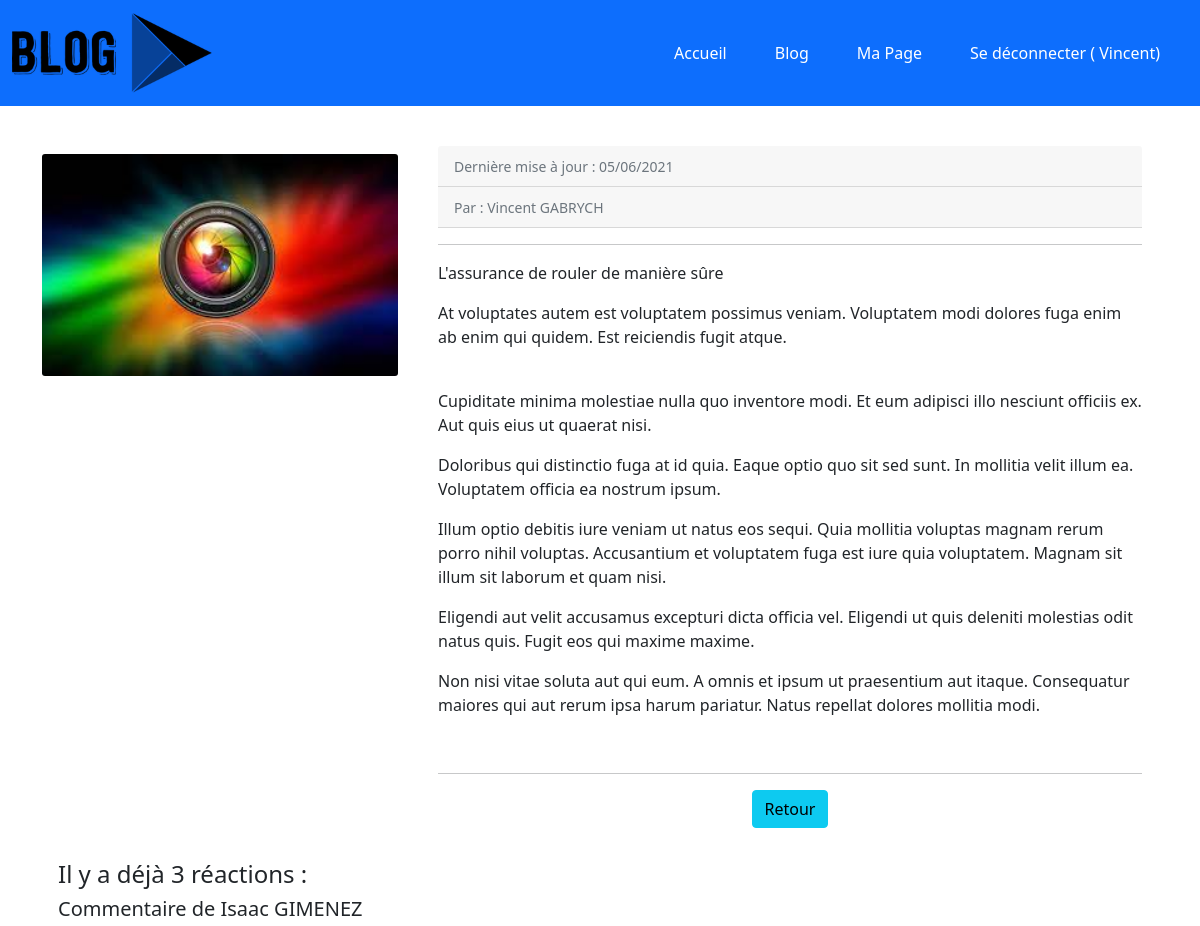
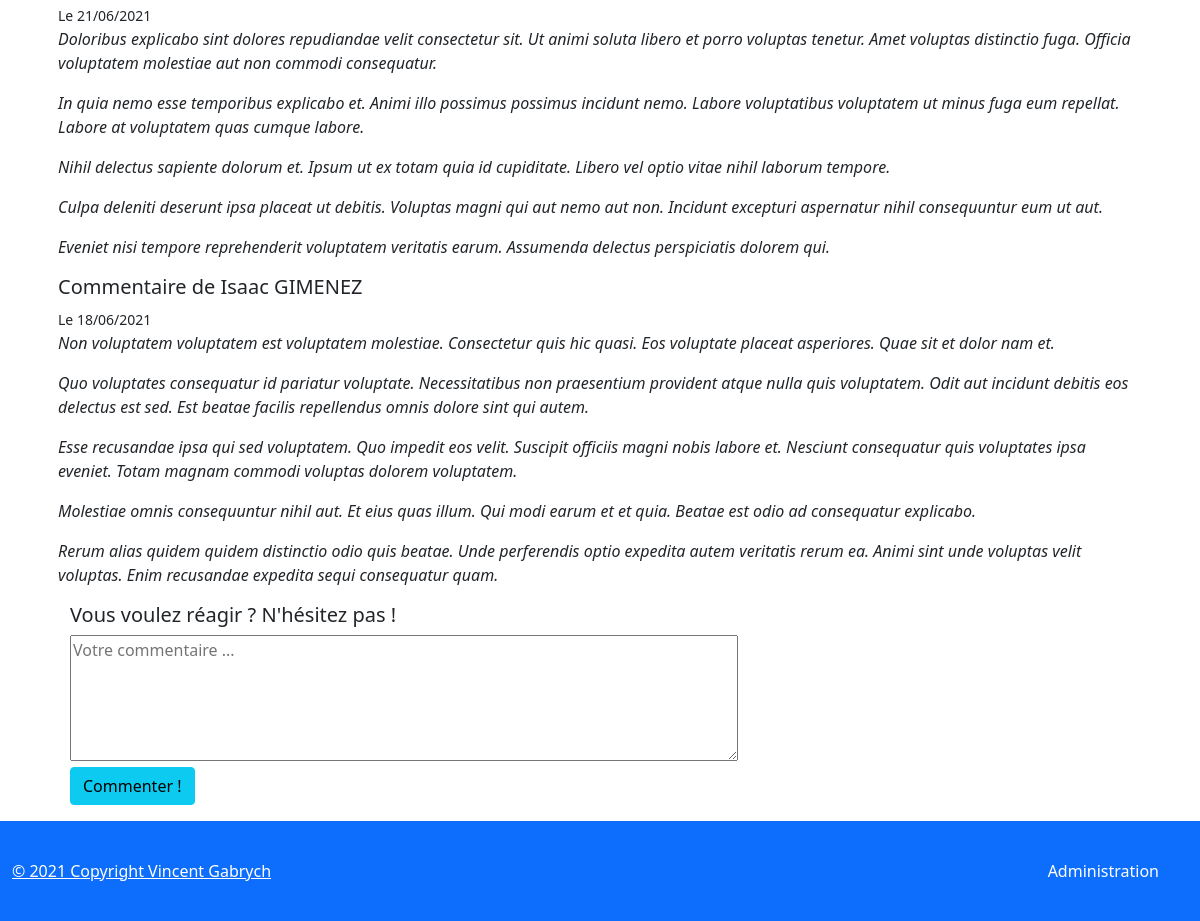
Page /index.php?controller=ArticleController&task=showOneArticle&id=2 (signed in) on the committed database (2 pictures, top to bottom).
### tables this page shows
CREATE TABLE IF NOT EXISTS `articles` (
  `id` int(11) NOT NULL AUTO_INCREMENT,
  `title` varchar(255) DEFAULT NULL,
  `chapo` varchar(255) DEFAULT NULL,
  `content` longtext,
  `user_id` int(11) NOT NULL,
  `created_at` datetime DEFAULT NULL,
  `posted` tinyint(1) DEFAULT NULL,
  PRIMARY KEY (`id`),
  KEY `fk_posts_Users_idx` (`user_id`)
);

CREATE TABLE IF NOT EXISTS `comments` (
  `id` int(11) NOT NULL AUTO_INCREMENT,
  `author_id` int(11) NOT NULL,
  `article_id` int(11) NOT NULL,
  `content` longtext,
  `created_at` datetime DEFAULT NULL,
  `publied` tinyint(1) DEFAULT NULL,
  PRIMARY KEY (`id`),
  KEY `fk_comments_Users1_idx` (`author_id`),
  KEY `fk_comments_posts1_idx` (`article_id`)
);

### libraries/Renderer.php (called while the page is built, shortened)
<?php
class Renderer
{
public static function render(string $path, array $variables = []): void
    {
        extract($variables);
        require('templates/' . $path . '.html.php');
        require('templates/home/layout.html.php');
    }
}

### libraries/controllers/ArticleController.php (called while the page is built, shortened)
<?php
require_once('libraries/services/BlogService.php');
require_once('libraries/renderer.php');
class ArticleController
{
    public function showOneArticle()
    {
        $id = filter_input(INPUT_GET, 'id', FILTER_VALIDATE_INT);
        $article = (new BlogService())->getOneArticleWithComments($id);
        $avm = new ArticleViewModel();
        $avm->article = $article;
        \Renderer::render('articles/show', compact('avm'));
    }
}

### libraries/Application.php (called while the page is built, shortened)
<?php
class Application
{
     public static function process()
    {
            $taskName = self::getTaskName();
            $controller = new $controllerName();
            $controller->$taskName();
    }
    private static function getTaskName(): string
    {
        $taskName = filter_input(INPUT_GET, "task", FILTER_SANITIZE_SPECIAL_CHARS);
        return $taskName;
    }
}

### index.php (called while the page is built, shortened)
<?php
require_once('libraries/Application.php');
Application::process();

### DataBase/Database.php (called while the page is built)
<?php
class Database
{
    public static function getPdo(int $errorMode =  PDO::ERRMODE_EXCEPTION, int $fetchMode = PDO::FETCH_ASSOC): PDO
    {
        return new PDO('mysql:host=localhost;dbname=projet5;charset=utf8', 'root', 'root', [
            PDO::ATTR_ERRMODE => $errorMode,
            PDO::ATTR_DEFAULT_FETCH_MODE => $fetchMode
        ]);
    }
}

### libraries/services/BlogService.php (called while the page is built, shortened)
<?php
require_once('libraries/Repositories/ArticleRepository.php');
require_once('libraries/Repositories/CommentRepository.php');
require_once('libraries/Models/model/Article.Model.php');
require_once('libraries/Models/model/CommentWithNameModel.php');
require_once('libraries/Models/model/User.Model.php');
class BlogService
{
    public function getOneArticleWithComments(int $id) : ?ArticleModel
    {
        $articleRepo = new ArticleRepository();
        $commentRepo = new CommentRepository();
        $userRepo = new UserRepository();
        $articleEntity = $articleRepo->getOneArticle($id);
        $commentsEntities = $commentRepo->getCommentsByArticleId($id);
        $userArticleEntity = $userRepo->getUserById($articleEntity->getUserId());
        $userModel = new UserModel();
        $userModel->setId($userArticleEntity->getId());
        $userModel->setFirstname(ucfirst(strtolower($userArticleEntity->getFirstname()) ));
        $userModel->setLastname(strtoupper($userArticleEntity->getLastname()));
        $userModel->setEmail($userArticleEntity->getEmail());
        $userModel->setFullname($userModel->getFirstname() . ' ' . $userModel->getLastname());
        $userModel->setRole($userArticleEntity->getRole());
        $commentsModel = [];
        foreach($commentsEntities as $c)
        {
            $cm = new CommentWithNameModel();
            $cm->setId($c->getId());
            $CommentsUserEntity = $userRepo->getUserById($c->getAuthorId());
            $userCommentModel = new UserModel();
            $userCommentModel->setId($CommentsUserEntity->getId());
            $userCommentModel->setFirstname(ucfirst(strtolower($CommentsUserEntity->getFirstname()) ));
            $userCommentModel->setLastname(strtoupper($CommentsUserEntity->getLastname()));
            $cm->setFullname($userCommentModel->getFirstname() ."  ". $userCommentModel->getLastname() );
            $cm->setArticleId($c->getArticleId());
            $cm->setContent($c->getContent());
            $cm->setCreatedAt($c->getCreatedAt());
            $cm->setPublied($c->getPublied());
            $cm->setCensored( strpos($cm->getContent(), 'http://') !== false );
            array_push($commentsModel, $cm);
        }
        $articleModel = new ArticleModel();
        $articleModel->setAllComments($commentsModel);
        $articleModel->setAuthor($userModel);
        $articleModel->setChapo($articleEntity->getChapo());
        $articleModel->setContent($articleEntity->getContent());
        $articleModel->setCreatedAt($articleEntity->getCreatedAt());
        $articleModel->setId($articleEntity->getId());
        $articleModel->setPosted($articleEntity->getPosted());
        $interval = date_diff($articleModel->getCreatedAt(), new DateTime('now'));
        $articleModel->setRecent( $interval->format('%a') < 31 );
        $articleModel->setTitle($articleEntity->getTitle());
        return $articleModel;
    }
}

### libraries/Repositories/ArticleRepository.php (called while the page is built, shortened)
<?php
require_once('DataBase/database.php');
class ArticleRepository
{
    public function __construct()
    {
        $this->pdo = \Database::getPdo();
    }
    private function toArticleEntity($line): ArticleEntity {
        $article = new ArticleEntity();
        $article->setId(intval($line['id']));
        $article->setTitle($line['title']);
        $article->setChapo($line['chapo']);
        $article->setContent($line['content']);
        $article->setUserId(intval($line['user_id']));
        $article->setCreatedAt(new DateTime($line['created_at']));
        $article->setPosted($line['posted'] === null ? false : $line['posted']);
        return $article;
    }
    public function getOneArticle(int $id): ?ArticleEntity
    {
        $query = $this->pdo->prepare("SELECT a.* FROM articles as a where a.id = :id");
        $query->execute(['id' => $id]);
        $articleLine = $query->fetch();
        $article = null;
        if ($articleLine !== false) {
            $article = $this->toArticleEntity($articleLine);
        }
        return $article;
    }
}

### libraries/models/Model/Article.Model.php (called while the page is built, shortened)
<?php
class ArticleModel
{
    private $id;
    private $title;
    private $chapo;
    private $content;
    private $createdAt;
    private $allComments;
    private $author;
    public function getId(): int
    {
        return $this->id;
    }
    public function setId(int $id)
    {
        $this->id = $id;
    }
    public function getTitle(): string
    {
        return $this->title;
    }
    public function setTitle(string $title)
    {
        $this->title = $title;
    }
    public function getChapo(): string
    {
        return $this->chapo;
    }
    public function setChapo(string $chapo)
    {
        $this->chapo = $chapo;
    }
    public function getContent(): string
    {
        return $this->content;
    }
    public function setContent(string $content)
    {
        $this->content = $content;
    }
    public function getCreatedAt(): DateTime
    {
        return $this->createdAt;
    }
    public function setCreatedAt(DateTime $createdAt)
    {
        $this->createdAt = $createdAt;
    }
    public function getAllComments(): array
    {
        return $this->allComments;
    }
    public function setAllComments(array $comments)
    {
        $this->allComments = $comments;
    }
    public function getAuthor(): ?UserModel
    {
        return $this->author;
    }
    public function setAuthor(UserModel $author)
    {
        $this->author = $author;
    }
}

### libraries/models/Model/User.model.php (called while the page is built, shortened)
<?php
class UserModel
{
    private $fullname;
    public function getFullname() : string
    {
        return $this->fullname;
    }
    public function setFullname(string $fullname)
    {
        $this->fullname = $fullname;
    }
}

### libraries/models/Model/CommentWithNameModel.php (called while the page is built, shortened)
<?php
require_once('libraries/models/model/User.model.php');
class CommentWithNameModel extends UserModel
{
    private $content;
    private $createdAt;
    private $publied;
    public function getContent(): string
    {
        return $this->content;
    }
    public function setContent(string $content): void
    {
        $this->content = $content;
    }
    public function getCreatedAt(): DateTime
    {
        return $this->createdAt;
    }
    public function setCreatedAt(DateTime $createdAt): void
    {
        $this->createdAt = $createdAt;
    }
    public function isPublied(): bool
    {
        return $this->publied;
    }
    public function setPublied(bool $publied): void
    {
        $this->publied = $publied;
    }
}

### libraries/Repositories/CommentRepository.php (called while the page is built, shortened)
<?php
require_once('DataBase/database.php');
class CommentRepository
{
    public function __construct()
    {
        $this->pdo = \Database::getPdo();
    }
    public function getCommentsByArticleId(int $id): array
    {
        $query = $this->pdo->prepare(
            " SELECT c.* FROM Comments as c Where c.article_id= :id ORDER BY created_At DESC"
        );
        $query->execute(['id' => $id]);
        $allComments = [];
        while ($commentLine = $query->fetch()) {
            $comment = new CommentEntity();
            $comment->setId($commentLine['id']);
            $comment->setAuthorId($commentLine['author_id']);
            $comment->setArticleId($commentLine['article_id']);
            $comment->setContent($commentLine['content']);
            $comment->setCreatedAt(new DateTime($commentLine['created_at']));
            $comment->setPublied($commentLine['publied'] === null ? false:$commentLine['publied']);
            array_push($allComments, $comment);
        }
        return $allComments;
    }
}

### templates/articles/show.html.php (the view)
<div class="row">
        <Div class="col-lg-4">
            <br>
            <img class="card-img" src="/img/posts/<?php echo $avm->article->getId() ?>.jpg" >
        </div>
        <div class="col-lg-8">
            <div class="card-body">
                    <div class="card-header"><small class="text-muted">Dernière mise à jour : <?= $avm->article->getCreatedAt()->format('d/m/Y') ?></small></div>
                    <div class="card-header"><small class="text-muted">Par : <?= $avm->article->getAuthor()->getFullname() ?></small></div>
                    <hr>
                    <div class="mb-3"><?= $avm->article->getTitle() ?></div>
                    <div class="mb-3"><?= $avm->article->getChapo() ?></div>
                    <br>
                    <div class="mb-3"><?= $avm->article->getContent() ?></div>
                    <br>
                    <hr>
                    <div class="col-auto text-center">
                    <a href="index.php?controller=ArticleController&task=showAllArticlesWithPagination" class="btn btn-info">Retour </a>
                    </div>
            </div>
        </div>
</div>
<div class="card-body Comment">
    <?php if (count($avm->article->getAllComments()) === 0) : ?>
        <h4>Il n'y a pas encore de commentaires pour cet article ... SOYEZ LE PREMIER ! :D</h4>
    <?php else : ?>
        <h4>Il y a déjà <?= count($avm->article->getAllComments()) ?> réactions : </h4>
        <?php foreach ($avm->article->getAllComments() as $commentaire) : if ($commentaire->isPublied() == 1){  ?>
            <h5>Commentaire de <?= $commentaire->getFullname() ?></h5>
            <small>Le <?= $commentaire->getCreatedAt()->format('d/m/Y') ?></small>
            <blockquote>
                <em><?= $commentaire->getContent() ?></em>
            </blockquote>
        <?php } endforeach ?>
    <?php endif ?>
    <div class="container">
    <?php if(!empty($_SESSION))
                    {
                        include $avm->commentBlock;
                    }
        ?>
    </div>
</div>

### assets/css/style.css (style rules this page uses)
body { min-height: 100vh; position: relative; margin: 0; box-sizing: border-box; }
.container { width: auto; padding: 0 15px; }

### rows in the picture
articles: title "L'assurance de rouler de manière sûre", chapo "At voluptates autem est voluptatem possimus veniam. Voluptatem modi dolores fuga enim ab enim qui quidem. Est reiciendis fugit atque.", content "Cupiditate minima molestiae nulla quo inventore modi. Et eum adipisci illo nesciunt officiis ex. Aut quis eius ut quaerat nisi. Doloribus qui distinctio fuga at id quia. Eaque optio quo sit sed sunt. In mollitia velit illum ea. Voluptatem officia ea nostrum ipsum. Illum optio debitis iure veniam ut natus eos sequi. Quia mollitia voluptas magnam rerum porro nihil voluptas. Accusantium et voluptatem fuga est iure quia voluptatem. Magnam sit illum sit laborum et quam nisi. Eligendi aut velit accusamus excepturi dicta officia vel. Eligendi ut quis deleniti molestias odit natus quis. Fugit eos qui maxime maxime. Non nisi vitae soluta aut qui eum. A omnis et ipsum ut praesentium aut itaque.…"
comments: Fullname "Isaac GIMENEZ", format "21/06/2021", content "Doloribus explicabo sint dolores repudiandae velit consectetur sit. Ut animi soluta libero et porro voluptas tenetur. Amet voluptas distinctio fuga. Officia voluptatem molestiae aut non commodi consequatur. In quia nemo esse temporibus explicabo et. Animi illo possimus possimus incidunt nemo. Labore voluptatibus voluptatem ut minus fuga eum repellat. Labore at voluptatem quas cumque labore. Nihil delectus sapiente dolorum et. Ipsum ut ex totam quia id cupiditate. Libero vel optio vitae nihil laborum tempore. Culpa deleniti deserunt ipsa placeat ut debitis. Voluptas magni qui aut nemo aut non. Incidunt excepturi aspernatur nihil consequuntur eum ut aut. Eveniet nisi tempore reprehenderit…"
comments: Fullname "Isaac GIMENEZ", format "18/06/2021", content "Non voluptatem voluptatem est voluptatem molestiae. Consectetur quis hic quasi. Eos voluptate placeat asperiores. Quae sit et dolor nam et. Quo voluptates consequatur id pariatur voluptate. Necessitatibus non praesentium provident atque nulla quis voluptatem. Odit aut incidunt debitis eos delectus est sed. Est beatae facilis repellendus omnis dolore sint qui autem. Esse recusandae ipsa qui sed voluptatem. Quo impedit eos velit. Suscipit officiis magni nobis labore et. Nesciunt consequatur quis voluptates ipsa eveniet. Totam magnam commodi voluptas dolorem voluptatem. Molestiae omnis consequuntur nihil aut. Et eius quas illum. Qui modi earum et et quia. Beatae est odio ad consequatur…"

### other values in the picture
$_SESSION['first_name'] "Vincent"
$avm->article->getCreatedAt()->format('d/m/Y') "05/06/2021"
$avm->article->getAuthor()->getFullname() "Vincent GABRYCH"
count($avm->article->getAllComments()) "3"
